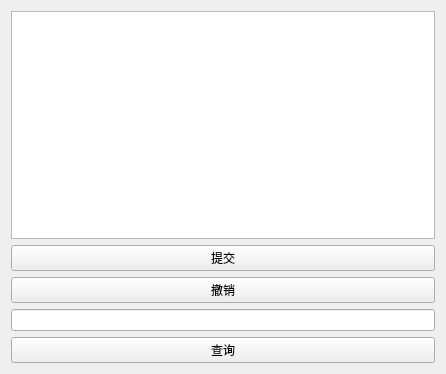
<?xml version="1.0" encoding="UTF-8"?>
<ui version="4.0">
 <class>Widget</class>
 <widget class="QWidget" name="Widget">
  <property name="geometry">
   <rect>
    <x>0</x>
    <y>0</y>
    <width>446</width>
    <height>374</height>
   </rect>
  </property>
  <property name="windowTitle">
   <string>Widget</string>
  </property>
  <layout class="QVBoxLayout" name="verticalLayout">
   <item>
    <widget class="QTableView" name="tableView"/>
   </item>
   <item>
    <widget class="QPushButton" name="submit">
     <property name="text">
      <string>提交</string>
     </property>
    </widget>
   </item>
   <item>
    <widget class="QPushButton" name="revert">
     <property name="text">
      <string>撤销</string>
     </property>
    </widget>
   </item>
   <item>
    <widget class="QLineEdit" name="lineEdit"/>
   </item>
   <item>
    <widget class="QPushButton" name="search">
     <property name="text">
      <string>查询</string>
     </property>
    </widget>
   </item>
  </layout>
 </widget>
 <layoutdefault spacing="6" margin="11"/>
 <resources/>
 <connections/>
</ui>
